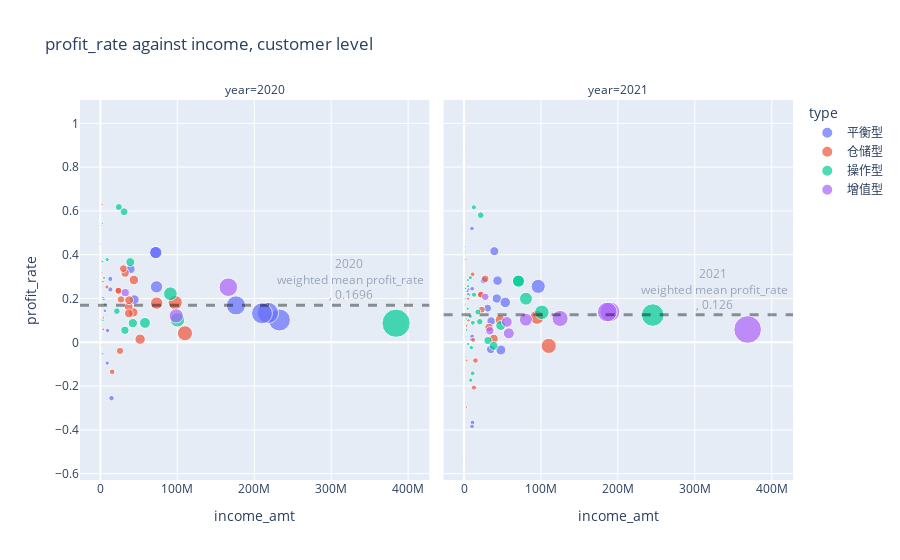

Notebook code cell kept with this figure:
### Code cell
fig = px.scatter(
    data_frame= plot_data, x = 'income_amt', y= 'profit_rate', hover_data=['account_name_cn_x'],
    size = 'income_amt', color = 'type', facet_col = 'year', title='profit_rate against income, customer level')  
# hover_data=  ['account_name_en'] , 
fig.add_hline(y = line_20, line_width=3, line_dash="dash", line_color="black", opacity = .4,\
    annotation_text="2020 <br> weighted mean profit_rate <br>, %s" %line_20 , 
    annotation_position="top right", annotation_opacity = .4, col = 1)
fig.add_hline(y = line_21, line_width=3, line_dash="dash", line_color="black", opacity = .4,\
    annotation_text="2021 <br> weighted mean profit_rate <br>, %s" %line_21 , 
    annotation_position="top right", annotation_opacity = .4, col = 2)

### Figure 1 — Plotly figure (JSON) as saved in the notebook; plotly's stock layout.template omitted (floating-point values rounded to 4 significant figures)
{"data": [{"customdata": [["阿斯麦"], ["爱步"], ["惠普"], ["瑞士莲"], ["西门子"], ["苏州科密优机电科技"], ["斑马技术"], ["博柏利"], ["惠美寿集团"], ["英特尔"], ["玛氏 箭牌糖果"], ["美的"], ["星巴克"], ["赛默飞世尔"], ["宝马中国"], ["宝马供应商"]], "hovertemplate": "type=平衡型<br>year=2020<br>income_amt=%{marker.size}<br>profit_rate=%{y}<br>account_name_cn_x=%{customdata[0]}<extra></extra>", "legendgroup": "平衡型", "marker": {"color": "#636efa", "size": [44190000.0, 14400000.0, 72930000.0, 12900000.0, 71960000.0, 71960000.0, 12950000.0, 39320000.0, 8824000.0, 5963000.0, 176200000.0, 9274000.0, 232700000.0, 4407000.0, 217700000.0, 210000000.0], "sizemode": "area", "sizeref": 960900.0, "symbol": "circle"}, "mode": "markers", "name": "平衡型", "orientation": "v", "showlegend": true, "type": "scatter", "x": [44190000.0, 14400000.0, 72930000.0, 12900000.0, 71960000.0, 71960000.0, 12950000.0, 39320000.0, 8824000.0, 5963000.0, 176200000.0, 9274000.0, 232700000.0, 4407000.0, 217700000.0, 210000000.0], "xaxis": "x", "y": [0.1952, -0.2551, 0.2534, 0.2894, 0.4099, 0.4099, 0.2414, 0.3349, -0.09487, 0.1442, 0.1686, 0.0539, 0.1018, 0.1971, 0.1342, 0.1323], "yaxis": "y"}, {"customdata": [["阿斯麦"], ["欧泰谱"], ["中通服供应链管理"], ["戴尔"], ["惠普"], ["昆仑润滑油"], ["利盟"], ["联想"], ["瑞士莲"], ["诺基亚 网络"], ["沃尔沃汽车"], ["博柏利"], ["蔻驰"], ["敦豪物流 供应链"], ["敦豪物流 供应链物流"], ["顺邦国际物流"], ["爱步"], ["英特尔"], ["米其林"], ["浓遇咖啡"], ["青木科技"], ["斯库林集团"], ["顺丰速运"], ["赛默飞世尔"], ["闻绮"]], "hovertemplate": "type=平衡型<br>year=2021<br>income_amt=%{marker.size}<br>profit_rate=%{y}<br>account_name_cn_x=%{customdata[0]}<extra></extra>", "legendgroup": "平衡型", "marker": {"color": "#636efa", "size": [42630000.0, 9779000.0, 10290000.0, 39440000.0, 53580000.0, 47870000.0, 6637000.0, 1581000.0, 10510000.0, 30670000.0, 35240000.0, 43570000.0, 5211000.0, 711300.0, 711300.0, 34700000.0, 11080000.0, 5835000.0, 96420000.0, 10560000.0, 10430000.0, 711300.0, 25660000.0, 4468000.0, 2118000.0], "sizemode": "area", "sizeref": 960900.0, "symbol": "circle"}, "mode": "markers", "name": "平衡型", "orientation": "v", "showlegend": false, "type": "scatter", "x": [42630000.0, 9779000.0, 10290000.0, 39440000.0, 53580000.0, 47870000.0, 6637000.0, 1581000.0, 10510000.0, 30670000.0, 35240000.0, 43570000.0, 5211000.0, 711300.0, 711300.0, 34700000.0, 11080000.0, 5835000.0, 96420000.0, 10560000.0, 10430000.0, 711300.0, 25660000.0, 4468000.0, 2118000.0], "xaxis": "x2", "y": [0.2, 0.01355, 0.52, 0.4163, 0.1823, -0.0353, 0.2189, 0.4368, 0.0273, 0.156, 0.09687, 0.2818, 0.245, 0.3758, 0.3758, -0.03222, -0.3668, 0.2399, 0.2554, 0.2448, -0.3842, 0.3758, 0.283, 0.2331, 0.1992], "yaxis": "y2"}, {"customdata": [["雅培 营养品"], ["安科锐"], ["艾沛克斯工具"], ["博士"], ["百时美施贵宝"], ["北京京通路远机房设备"], ["北京金剑伟业物流"], ["中通服供应链管理"], ["蔻驰 皮革"], ["敦豪物流 供应链"], ["大昌华嘉"], ["敦豪物流 供应链物流"], ["迪亚多纳"], ["福特汽车"], ["好时"], ["吉林省成全物流"], ["科磊半导体"], ["凯斯克"], ["利盟"], ["联想"], ["本土物流"], ["瑞幸咖啡"], ["MingYu logistic"], ["诺基亚 网络"], ["奥佳华按摩椅"], ["保乐力加"], ["斯库林集团"], ["顺丰速运"], ["瑞典滚珠轴承"], ["壳牌"], ["中铁信息工程集团"], ["索尔维"], ["广州淘通科技"], ["沃尔沃汽车"]], "hovertemplate": "type=仓储型<br>year=2020<br>income_amt=%{marker.size}<br>profit_rate=%{y}<br>account_name_cn_x=%{customdata[0]}<extra></extra>", "legendgroup": "仓储型", "marker": {"color": "#EF553B", "size": [51640000.0, 419500.0, 2125000.0, 23380000.0, 1850000.0, 152800.0, 15250000.0, 32170000.0, 26790000.0, 713000.0, 1472000.0, 713000.0, 2381000.0, 97280000.0, 25480000.0, 42700000.0, 29860000.0, 499800.0, 8499000.0, 1394000.0, 23380000.0, 109900000.0, 830900.0, 36840000.0, 645300.0, 37300000.0, 713000.0, 43500000.0, 3215000.0, 3697000.0, 247980, 3673000.0, 73110000.0, 37000000.0], "sizemode": "area", "sizeref": 960900.0, "symbol": "circle"}, "mode": "markers", "name": "仓储型", "orientation": "v", "showlegend": true, "type": "scatter", "x": [51640000.0, 419500.0, 2125000.0, 23380000.0, 1850000.0, 152800.0, 15250000.0, 32170000.0, 26790000.0, 713000.0, 1472000.0, 713000.0, 2381000.0, 97280000.0, 25480000.0, 42700000.0, 29860000.0, 499800.0, 8499000.0, 1394000.0, 23380000.0, 109900000.0, 830900.0, 36840000.0, 645300.0, 37300000.0, 713000.0, 43500000.0, 3215000.0, 3697000.0, 247980, 3673000.0, 73110000.0, 37000000.0], "xaxis": "x", "y": [0.01398, 0.7882, 0.32, 0.2355, 0.1648, 0.8012, -0.1347, 0.3159, 0.1959, 0.4506, -0.01345, 0.4506, 0.6301, 0.1816, -0.03911, 0.137, 0.3367, 0.2411, 0.2526, 0.3747, 0.2355, 0.04147, 0.1922, 0.1628, 0.07594, 0.1923, 0.4506, 0.2847, 0.2777, 0.111, 0.4429, 0.05909, 0.1789, 0.1319], "yaxis": "y"}, {"customdata": [["雅培 营养品"], ["安科锐"], ["空中客车 安保系统"], ["艾沛克斯工具"], ["博士"], ["百时美施贵宝"], ["北京航宇快捷货运代理有限公司"], ["北京京通路远机房设备"], ["北京金剑伟业物流"], ["北京亿林在线科贸"], ["波顿"], ["香奈儿"], ["蔻驰 皮革"], ["咖世家"], ["大昌华嘉"], ["迪亚多纳"], ["艾默生"], ["福特汽车"], ["丰宜科技"], ["北京福田戴姆勒汽车"], ["好时"], ["科磊半导体"], ["凯斯克"], ["本土物流"], ["瑞幸咖啡"], ["MLB"], ["MingYu logistic"], ["奥佳华按摩椅"], ["傲司弗"], ["保乐力加"], ["旭格"], ["上海萨依克信息技术"], ["上海心味电子商务有限公司"], ["壳牌"], ["中铁信息工程集团"], ["索尔维"], ["深圳威巍生物科技有限公司"], ["无锡先导智能装备"]], "hovertemplate": "type=仓储型<br>year=2021<br>income_amt=%{marker.size}<br>profit_rate=%{y}<br>account_name_cn_x=%{customdata[0]}<extra></extra>", "legendgroup": "仓储型", "marker": {"color": "#EF553B", "size": [38710000.0, 2513000.0, 117100.0, 5334000.0, 21860000.0, 1518000.0, 612500.0, 218300.0, 12900000.0, 839800.0, 11170000.0, 1140000.0, 23040000.0, 11940000.0, 218800.0, 1823000.0, 100700.0, 94810000.0, 1632000.0, 3395000.0, 14900000.0, 27500000.0, 464800.0, 21860000.0, 110100000.0, 32440000.0, 651800.0, 850600.0, 390600.0, 46830000.0, 5645000.0, 877700.0, 1641000.0, 3340000.0, 234160, 3052000.0, 84440.0, 1153000.0], "sizemode": "area", "sizeref": 960900.0, "symbol": "circle"}, "mode": "markers", "name": "仓储型", "orientation": "v", "showlegend": false, "type": "scatter", "x": [38710000.0, 2513000.0, 117100.0, 5334000.0, 21860000.0, 1518000.0, 612500.0, 218300.0, 12900000.0, 839800.0, 11170000.0, 1140000.0, 23040000.0, 11940000.0, 218800.0, 1823000.0, 100700.0, 94810000.0, 1632000.0, 3395000.0, 14900000.0, 27500000.0, 464800.0, 21860000.0, 110100000.0, 32440000.0, 651800.0, 850600.0, 390600.0, 46830000.0, 5645000.0, 877700.0, 1641000.0, 3340000.0, 234160, 3052000.0, 84440.0, 1153000.0], "xaxis": "x2", "y": [0.01646, 0.3785, 0.2699, 0.1991, 0.2178, 0.1332, 0.05671, 0.3836, -0.2069, 0.08389, 0.3104, 0.2636, 0.1491, 0.01129, -0.5284, 0.2486, 0.5388, 0.114, 0.1727, -0.08272, -0.08307, 0.2901, 0.05426, 0.2178, -0.01654, 0.06753, 0.08565, -0.05224, 0.404, 0.1024, 0.1002, 0.03346, 0.175, 0.07508, 1.006, -0.2954, 0.7989, 0.09816], "yaxis": "y2"}, {"customdata": [["华晨宝马"], ["DXC科技"], ["戴尔"], ["顺邦国际物流"], ["费列罗"], ["富士施乐"], ["海尔"], ["惠普企业"], ["英飞凌"], ["强生"], ["是德科技"], ["拉姆研究"], ["乐缤士"], ["米其林"], ["妮瑞斯"], ["安世"], ["奥林巴斯 生命科学"], ["傲司弗"], ["荷兰皇家壳牌"], ["森萨塔"], ["上汽通用五菱"], ["泰科电子"], ["赛默飞世尔"], ["威孚高科技集团"], ["中兴通讯"]], "hovertemplate": "type=操作型<br>year=2020<br>income_amt=%{marker.size}<br>profit_rate=%{y}<br>account_name_cn_x=%{customdata[0]}<extra></extra>", "legendgroup": "操作型", "marker": {"color": "#00cc96", "size": [384300000.0, 860200.0, 38900000.0, 31840000.0, 1700000.0, 5812000.0, 4750000.0, 551700.0, 30780000.0, 57960000.0, 2604000.0, 21350000.0, 2989000.0, 90930000.0, 217800.0, 23920000.0, 2703000.0, 236100.0, 1050000.0, 3255000.0, 100200000.0, 8782000.0, 2703000.0, 3292000.0, 42200000.0], "sizemode": "area", "sizeref": 960900.0, "symbol": "circle"}, "mode": "markers", "name": "操作型", "orientation": "v", "showlegend": true, "type": "scatter", "x": [384300000.0, 860200.0, 38900000.0, 31840000.0, 1700000.0, 5812000.0, 4750000.0, 551700.0, 30780000.0, 57960000.0, 2604000.0, 21350000.0, 2989000.0, 90930000.0, 217800.0, 23920000.0, 2703000.0, 236100.0, 1050000.0, 3255000.0, 100200000.0, 8782000.0, 2703000.0, 3292000.0, 42200000.0], "xaxis": "x", "y": [0.08719, 0.2518, 0.3664, 0.05504, 0.5345, 0.1724, 0.2946, 0.5921, 0.5963, 0.08875, 0.5439, 0.1423, -0.05224, 0.2217, 0.9439, 0.6178, 0.3687, 0.8807, 0.4671, 0.2049, 0.1026, 0.3776, 0.3687, 0.101, 0.08746], "yaxis": "y"}, {"customdata": [["Arte珠宝"], ["英美烟草"], ["视源电子科技"], ["常州涛晨电子科技"], ["康宁"], ["DXC科技"], ["惠美寿集团"], ["费列罗"], ["富贵平安"], ["富士施乐"], ["格来赛生命科技"], ["海尔"], ["惠普企业"], ["华为"], ["杭州锐太供应链管理"], ["好侍食品"], ["东方环晟光伏"], ["英飞凌"], ["强生"], ["顾家家居"], ["是德科技"], ["拉姆研究"], ["乐缤士"], ["美的"], ["妮瑞斯"], ["安世"], ["奥林巴斯 生命科学"], ["奥的斯电梯"], ["荷兰皇家壳牌"], ["森萨塔"], ["上汽通用五菱"], ["西门子"], ["瑞典滚珠轴承"], ["星巴克"], ["苏州科密优机电科技"], ["泰科电子"], ["赛默飞世尔"], ["托德斯"], ["威孚高科技集团"], ["云度汽车"], ["斑马技术"], ["中兴通讯"]], "hovertemplate": "type=操作型<br>year=2021<br>income_amt=%{marker.size}<br>profit_rate=%{y}<br>account_name_cn_x=%{customdata[0]}<extra></extra>", "legendgroup": "操作型", "marker": {"color": "#00cc96", "size": [237100.0, 1187720, 2278000.0, 820200.0, 3402000.0, 640900.0, 9507000.0, 1528000.0, 31120000.0, 5152000.0, 1552000.0, 4976000.0, 591900.0, 80520000.0, 8117000.0, 321000.0, 11460000.0, 12820000.0, 47720000.0, 11170000.0, 2366000.0, 20530000.0, 4824000.0, 5365000.0, 297000.0, 21680000.0, 2194000.0, 4974000.0, 631400.0, 2794000.0, 101100000.0, 70770000.0, 18010000.0, 245300000.0, 70770000.0, 8147000.0, 2194000.0, 8699000.0, 2560000.0, 856300.0, 12920000.0, 38430000.0], "sizemode": "area", "sizeref": 960900.0, "symbol": "circle"}, "mode": "markers", "name": "操作型", "orientation": "v", "showlegend": false, "type": "scatter", "x": [237100.0, 1187720, 2278000.0, 820200.0, 3402000.0, 640900.0, 9507000.0, 1528000.0, 31120000.0, 5152000.0, 1552000.0, 4976000.0, 591900.0, 80520000.0, 8117000.0, 321000.0, 11460000.0, 12820000.0, 47720000.0, 11170000.0, 2366000.0, 20530000.0, 4824000.0, 5365000.0, 297000.0, 21680000.0, 2194000.0, 4974000.0, 631400.0, 2794000.0, 101100000.0, 70770000.0, 18010000.0, 245300000.0, 70770000.0, 8147000.0, 2194000.0, 8699000.0, 2560000.0, 856300.0, 12920000.0, 38430000.0], "xaxis": "x2", "y": [0.2066, 0.1932, -0.06594, 0.1001, 0.05646, 0.1915, -0.0243, 0.4045, 0.00795, 0.256, 0.2501, 0.2843, 0.3504, 0.1992, 0.1185, 0.03797, 0.08924, 0.6167, 0.0766, -0.1417, 0.4127, 0.09381, 0.1532, -0.00781, 0.8886, 0.5806, 0.2453, 0.2201, -0.1254, 0.107, 0.1369, 0.2795, 0.1385, 0.1244, 0.2795, 0.295, 0.2453, -0.1731, 0.02416, 0.165, 0.2175, -0.01633], "yaxis": "y2"}, {"customdata": [["北京航宇快捷货运代理有限公司"], ["美台半导体"], ["爱立信"], ["丰宜科技"], ["华为"], ["上海心味电子商务有限公司"], ["闻绮"]], "hovertemplate": "type=增值型<br>year=2020<br>income_amt=%{marker.size}<br>profit_rate=%{y}<br>account_name_cn_x=%{customdata[0]}<extra></extra>", "legendgroup": "增值型", "marker": {"color": "#ab63fa", "size": [516500.0, 32360000.0, 98560000.0, 1070000.0, 166300000.0, 1082000.0, 1070000.0], "sizemode": "area", "sizeref": 960900.0, "symbol": "circle"}, "mode": "markers", "name": "增值型", "orientation": "v", "showlegend": true, "type": "scatter", "x": [516500.0, 32360000.0, 98560000.0, 1070000.0, 166300000.0, 1082000.0, 1070000.0], "xaxis": "x", "y": [0.1012, 0.2268, 0.1208, 0.1036, 0.2518, 0.1063, 0.1036], "yaxis": "y"}, {"customdata": [["宝马中国"], ["华晨宝马"], ["美台半导体"], ["爱立信"], ["吉林省成全物流"], ["柯尼卡美能达"], ["玛氏 箭牌糖果"], ["宝马供应商"], ["广州淘通科技"]], "hovertemplate": "type=增值型<br>year=2021<br>income_amt=%{marker.size}<br>profit_rate=%{y}<br>account_name_cn_x=%{customdata[0]}<extra></extra>", "legendgroup": "增值型", "marker": {"color": "#ab63fa", "size": [189600000.0, 368700000.0, 27620000.0, 80320000.0, 33620000.0, 58250000.0, 124800000.0, 186100000.0, 55710000.0], "sizemode": "area", "sizeref": 960900.0, "symbol": "circle"}, "mode": "markers", "name": "增值型", "orientation": "v", "showlegend": false, "type": "scatter", "x": [189600000.0, 368700000.0, 27620000.0, 80320000.0, 33620000.0, 58250000.0, 124800000.0, 186100000.0, 55710000.0], "xaxis": "x2", "y": [0.1391, 0.05836, 0.2078, 0.1032, 0.05262, 0.04096, 0.1088, 0.1385, 0.09305], "yaxis": "y2"}], "layout": {"annotations": [{"showarrow": false, "text": "year=2020", "x": 0.245, "xanchor": "center", "xref": "paper", "y": 1, "yanchor": "bottom", "yref": "paper"}, {"showarrow": false, "text": "year=2021", "x": 0.755, "xanchor": "center", "xref": "paper", "y": 1, "yanchor": "bottom", "yref": "paper"}, {"opacity": 0.4, "showarrow": false, "text": "2020 <br> weighted mean profit_rate <br>, 0.1696", "x": 1, "xanchor": "right", "xref": "x domain", "y": 0.1696, "yanchor": "bottom", "yref": "y"}, {"opacity": 0.4, "showarrow": false, "text": "2021 <br> weighted mean profit_rate <br>, 0.126", "x": 1, "xanchor": "right", "xref": "x2 domain", "y": 0.126, "yanchor": "bottom", "yref": "y2"}], "legend": {"itemsizing": "constant", "title": {"text": "type"}, "tracegroupgap": 0}, "shapes": [{"line": {"color": "black", "dash": "dash", "width": 3}, "opacity": 0.4, "type": "line", "x0": 0, "x1": 1, "xref": "x domain", "y0": 0.1696, "y1": 0.1696, "yref": "y"}, {"line": {"color": "black", "dash": "dash", "width": 3}, "opacity": 0.4, "type": "line", "x0": 0, "x1": 1, "xref": "x2 domain", "y0": 0.126, "y1": 0.126, "yref": "y2"}], "title": {"text": "profit_rate against income, customer level"}, "xaxis": {"anchor": "y", "domain": [0, 0.49], "title": {"text": "income_amt"}}, "xaxis2": {"anchor": "y2", "domain": [0.51, 1], "matches": "x", "title": {"text": "income_amt"}}, "yaxis": {"anchor": "x", "domain": [0, 1], "title": {"text": "profit_rate"}}, "yaxis2": {"anchor": "x2", "domain": [0, 1], "matches": "y", "showticklabels": false}}}
